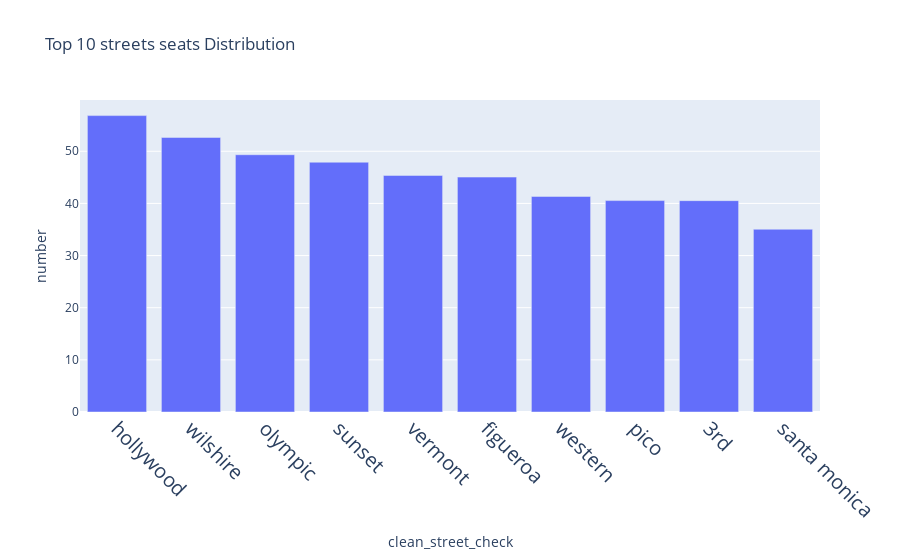

The code cell stored with this chart in its notebook:
### Code cell
#Visualising the data

s_fig = px.bar(top_10_seats, x='clean_street_check', y='number', title='Top 10 streets seats Distribution ')
s_fig.update_layout(
xaxis = dict(
tickfont = dict(size=20)))
s_fig.update_xaxes(tickangle=45)

s_fig.show()

### Figure 1 — Plotly figure (JSON) as saved in the notebook; plotly's stock layout.template omitted (floating-point values rounded to 4 significant figures)
{"data": [{"alignmentgroup": "True", "hovertemplate": "clean_street_check=%{x}<br>number=%{y}<extra></extra>", "legendgroup": "", "marker": {"color": "#636efa", "pattern": {"shape": ""}}, "name": "", "offsetgroup": "", "orientation": "v", "showlegend": false, "textposition": "auto", "type": "bar", "x": ["hollywood", "wilshire", "olympic", "sunset", "vermont", "figueroa", "western", "pico", "3rd", "santa monica"], "xaxis": "x", "y": [56.84, 52.66, 49.34, 47.9, 45.37, 45.05, 41.34, 40.54, 40.53, 35.05], "yaxis": "y"}], "layout": {"barmode": "relative", "legend": {"tracegroupgap": 0}, "title": {"text": "Top 10 streets seats Distribution "}, "xaxis": {"anchor": "y", "domain": [0, 1], "tickangle": 45, "tickfont": {"size": 20}, "title": {"text": "clean_street_check"}}, "yaxis": {"anchor": "x", "domain": [0, 1], "title": {"text": "number"}}}}
